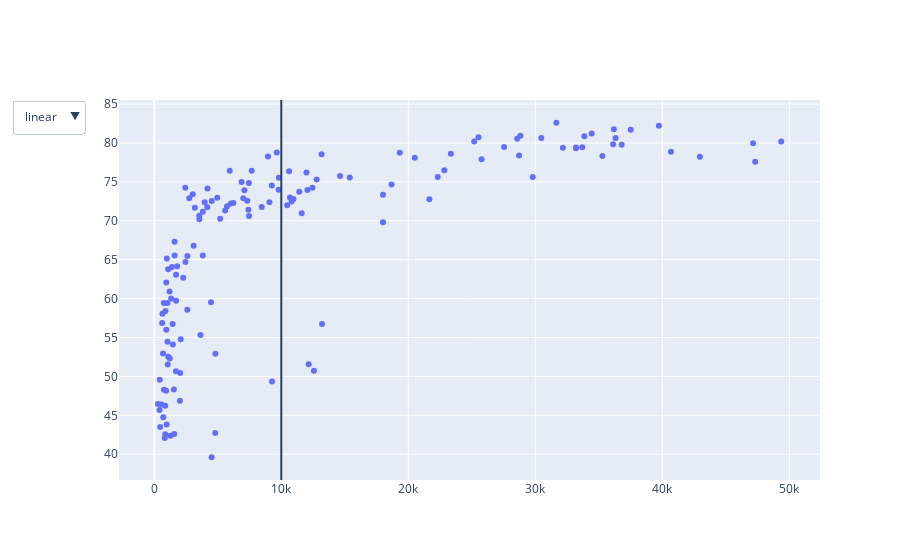

Notebook source saved alongside this figure:
### Code cell
import numpy as np
import plotly.express as px
import plotly.graph_objects as go
df = px.data.gapminder().query("year == 2007")

fig = go.Figure()
# adding names for reference
fig.add_scatter(mode="markers", x=df["gdpPercap"], y=df["lifeExp"], 
                visible = False, name='linear')
fig.add_scatter(mode="markers", x=df["gdpPercap"], y=np.sqrt(df["lifeExp"]), 
                visible = False, name='sqrt')

# buttons for updatemenu
buttons = [dict(method='restyle',
                label='linear',
                visible=True,
                args=[{'label': 'linear',
                       'visible':[True, False],}]),
           dict(method='restyle',
                label='sqrt',
                visible=True,
                args=[{'label': 'linear',
                       'visible':[False, True],}])]
           
# specify updatemenu        
um = [{'buttons':buttons, 'direction': 'down'}]
fig.update_layout(updatemenus=um)

# Conditionally Updating Traces 
fig.for_each_trace(
    lambda trace: trace.update(visible=True) if trace.name == "linear" else (),
)
fig.add_vline(10000, name='Jeff')
fig.show()

### Figure 1 — Plotly figure (JSON) as saved in the notebook; plotly's stock layout.template omitted (floating-point values rounded to 4 significant figures; data arrays with more than 128 entries replaced by an {"elided": "..."} marker saying what was removed)
{"data": [{"mode": "markers", "name": "linear", "type": "scatter", "visible": true, "x": {"elided": "142 float values"}, "y": {"elided": "142 float values"}}, {"mode": "markers", "name": "sqrt", "type": "scatter", "visible": false, "x": {"elided": "142 float values"}, "y": {"elided": "142 float values"}}], "layout": {"shapes": [{"name": "Jeff", "type": "line", "x0": 10000, "x1": 10000, "xref": "x", "y0": 0, "y1": 1, "yref": "y domain"}], "updatemenus": [{"buttons": [{"args": [{"label": "linear", "visible": [true, false]}], "label": "linear", "method": "restyle", "visible": true}, {"args": [{"label": "linear", "visible": [false, true]}], "label": "sqrt", "method": "restyle", "visible": true}], "direction": "down"}]}}
